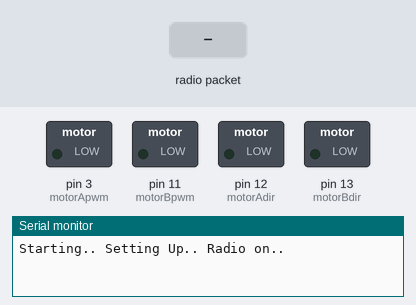
Bench run of a sketch on a simulated Arduino Uno, built with avr-gcc and run on an emulated ATmega328P. On the bench: switched loads named in the sketch (green lamp = pin HIGH), the last lines printed to the serial monitor. The inputs (shaded band) are chosen by the test bench. No radio packets arrive unless stated.

Above: at 1.2 s.
1.3 s: radio packet "5" arrives
At 1.8 s:
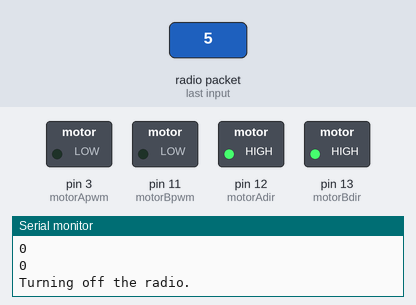
Timing chart, 0 to 4.3 s (numbered marks = the images above; inputs shaded):
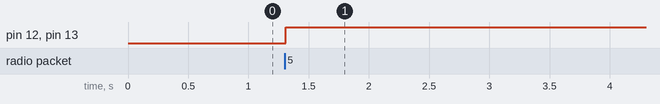

The sketch:

Lab5_Receiver.ino
```cpp
#include<SPI.h>                   // spi library for connecting nrf
#include<RF24.h>                  // nrf library
#include <nRF24L01.h>
RF24 radio(7, 8); // CE, CSN for Arduino Mega
//RF24 radio(9k, 10); // CE, CSN for Arduino UNO


// If you have a kit with the moto shield, set this to true
// If you have the Dual H-Bridge controller w/o the shield, set to false
#define SHIELD true

// Defining these allows us to use letters in place of binary when
// controlling our motor(s)
#define A 0
#define B 1

//SHIELD Pin varables - cannot be changed
#define motorApwm 3
#define motorAdir 12
#define motorBpwm 11
#define motorBdir 13

// Dual H-Bridge motor controller pin variables - can be any 4 analog pins (marked with ~ on your board)
// Only used if SHIELD is false.
#define IN1 9
#define IN2 10
#define IN3 5
#define IN4 6
void setup() {
  motor_setup();

  while (!Serial) ;
  Serial.begin(115200) ;     // start serial monitor baud rate
  Serial.println("Starting.. Setting Up.. Radio on..") ; // debug message
  radio.begin();        // start radio at ce csn pin 9 and 10
  radio.setPALevel(RF24_PA_MIN) ;   // set power level
  radio.setChannel(0x76) ;            // set chanel at 76
  const uint64_t pipe = 0xE0E0F1F1E0LL ;    // pipe address same as sender i.e. raspberry pi
  //const uint64_t pipe = 0x3130303030;
  radio.openReadingPipe(0, pipe);   //Setting the address at which we will receive the data

}
void loop() {
  radio.startListening();              //This sets the module as receiver
  char receivedMessage[32] = {0} ;   // set incmng message for 32 bytes
  if (radio.available()) {       // check if message is coming
    radio.read(receivedMessage, sizeof(receivedMessage));    // read the message and save
    //Serial.println(receivedMessage) ;    // print message on serial monitor
    String data = String(receivedMessage);
    int count = 0;
    int start = 0;
    int arrayOfInputs[2] = {0};
    for(int i = 0; i < data.length(); i++){
      if(data[i] == ' ') {
        arrayOfInputs[count] = data.substring(start, i).toInt();  //Get signal and convert to integers
        start = i;
        count++;
      }
    }
    Serial.println(arrayOfInputs[0]);
    Serial.println(arrayOfInputs[1]);
    run_motor(A, arrayOfInputs[0]); //Run the Motors
    run_motor(B, arrayOfInputs[1]);
    Serial.println("Turning off the radio.") ;   // print message on serial monitor
    radio.stopListening() ;   // stop listening radio
  }
  delay(10);
}

  // uint64_t newValue = *(uint64_t *)address;
  // newValue <<= 16; // shift out the garbage bytes, get zero's in.
  // newValue >>= 16; // and shift back again.
  // Serial.print((uint32_t)((newValue >> 32) & 0xFFFFFFFF), HEX);
  // Serial.print((uint32_t)(newValue & 0xFFFFFFFF), HEX);
```

motors.ino
```cpp
void motor_setup() {
  if (SHIELD) { //if you're using the motoshield
    //define Sheild pins as outputs
    pinMode(motorApwm, OUTPUT);
    pinMode(motorAdir, OUTPUT);
    pinMode(motorBpwm, OUTPUT);
    pinMode(motorBdir, OUTPUT);
    // initialize all pins to zero
    digitalWrite(motorApwm, 0);
    digitalWrite(motorAdir, 0);
    digitalWrite(motorBpwm, 0);
    digitalWrite(motorBdir, 0);
  } else { // if using dual motor driver
    // define driver pins as outputs
    pinMode(IN1, OUTPUT);
    pinMode(IN2, OUTPUT);
    pinMode(IN3, OUTPUT);
    pinMode(IN4, OUTPUT);
    // initialize all pins to zero
    digitalWrite(IN1, 0);
    digitalWrite(IN2, 0);
    digitalWrite(IN3, 0);
    digitalWrite(IN4, 0);
  } // end if
  return;
} // end function


// int motor is the defined A or B
// pwm = the power cycle you want to use
void run_motor(int motor, int pwm) {
  int dir = (pwm/abs(pwm))> 0; // returns if direction is forward (1) or reverse (0)
  pwm = abs(pwm); // only positive values can be sent to the motor

  if (SHIELD) { // if using motor shield
    switch (motor) { // find which motor to control
      case A: // if A, write A pins
        digitalWrite(motorAdir, dir); // dir is either 1 (forward) or 0 (reverse)
        analogWrite(motorApwm, pwm); // pwm is an analog value 0-255
        break; // end case A
      case B: // if B, write B pins
        digitalWrite(motorBdir, dir); // dir is either 1 (forward) or 0 (reverse)
        analogWrite(motorBpwm, pwm); // pwm is an analog value 0-255
        break; // end case A
    } // end switch statement
  } // end if
  else { // if using dual motor drivers
    switch (motor) { // find which motor to control
      case A: // if A, write A pins
        if (dir) { // If dir is forward
          analogWrite(IN1, pwm);  // IN1 is the forward pwm pin
          digitalWrite(IN2, LOW); // IN2 is low
        } else {
          digitalWrite(IN1, LOW); // IN1 is low
          analogWrite(IN2, pwm);  // IN2 is the reverse pwm pin
        } // end if
        break; // end case A
      case B: // if B, write B pins
        if (dir) { // if dir is forward
          analogWrite(IN3, pwm);  // IN3 is the forward pwm pin
          digitalWrite(IN4, LOW); // IN4 is low
        } else {
          digitalWrite(IN3, LOW); //IN3 is low
          analogWrite(IN4, pwm);  // IN4 is the reverse pwm pin
        } // end if
        break; // end case B
    } // end switch case
  } //end if
  return;
} // end function
```

Measured:
- after the input at 1.3 s, pin 12 (motorAdir), pin 13 (motorBdir): LOW → HIGH at once
